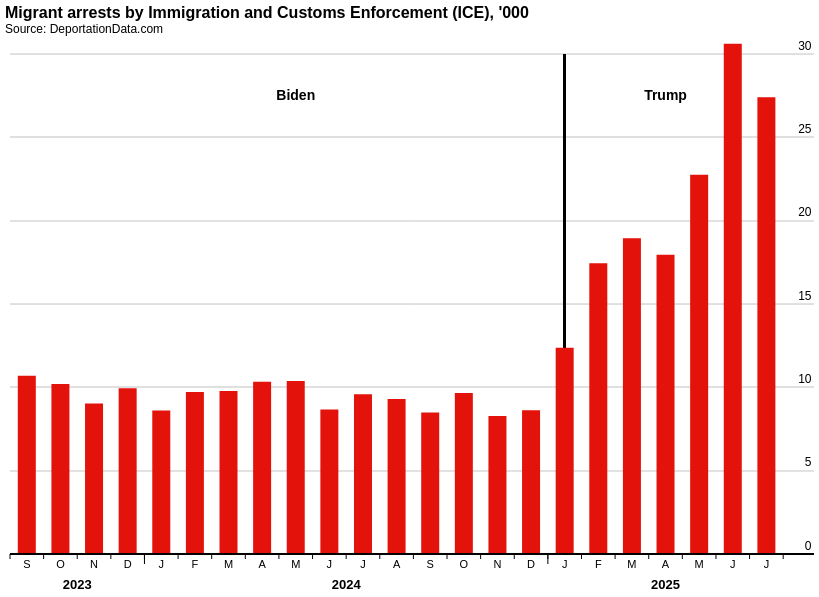

This figure's notebook cell:
### Code cell
# Create Vega-Lite specification matching the Economist-style chart
spec = {
    "$schema": "https://vega.github.io/schema/vega-lite/v6.json",
    "config": {
        "axis": {
            "labelFontSize": 12,
            "titleFontSize": 13,
            "labelFont": "Arial, sans-serif",
            "titleFont": "Arial, sans-serif",
            "domainColor": "black",
            "domainWidth": 1
        },
        "title": {
            "fontSize": 16,
            "fontWeight": "bold",
            "font": "Arial, sans-serif",
            "anchor": "start"
        },
        "view": {
            "stroke": "transparent"
        }
    },
    "width": 800,
    "height": 500,
    "title": {
        "text": "Migrant arrests by Immigration and Customs Enforcement (ICE), '000",
        "subtitle": "Source: DeportationData.com",
        "anchor": "start"
    },
    "data": {"values": chart_data.to_dict('records')},
    "layer": [
        {
            # Horizontal gridlines extending under labels - placed first so bars appear on top
            "mark": {
                "type": "rule",
                "strokeWidth": 1,
                "color": "#e0e0e0"
            },
            "encoding": {
                "y": {"datum": 5},
                "x": {"datum": -0.5},
                "x2": {"datum": 23.4}
            }
        },
        {
            "mark": {
                "type": "rule",
                "strokeWidth": 1,
                "color": "#e0e0e0"
            },
            "encoding": {
                "y": {"datum": 10},
                "x": {"datum": -0.5},
                "x2": {"datum": 23.4}
            }
        },
        {
            "mark": {
                "type": "rule",
                "strokeWidth": 1,
                "color": "#e0e0e0"
            },
            "encoding": {
                "y": {"datum": 15},
                "x": {"datum": -0.5},
                "x2": {"datum": 23.4}
            }
        },
        {
            "mark": {
                "type": "rule",
                "strokeWidth": 1,
                "color": "#e0e0e0"
            },
            "encoding": {
                "y": {"datum": 20},
                "x": {"datum": -0.5},
                "x2": {"datum": 23.4}
            }
        },
        {
            "mark": {
                "type": "rule",
                "strokeWidth": 1,
                "color": "#e0e0e0"
            },
            "encoding": {
                "y": {"datum": 25},
                "x": {"datum": -0.5},
                "x2": {"datum": 23.4}
            }
        },
        {
            "mark": {
                "type": "rule",
                "strokeWidth": 1,
                "color": "#e0e0e0"
            },
            "encoding": {
                "y": {"datum": 30},
                "x": {"datum": -0.5},
                "x2": {"datum": 23.4}
            }
        },
        {
            # Vertical separator line
            "mark": {
                "type": "rule",
                "strokeWidth": 2,
                "color": "black"
            },
            "encoding": {
                "x": {"datum": 16},
                "y": {"datum": 0},
                "y2": {"datum": 30}
            }
        },
        {
            "mark": {
                "type": "bar",
                "tooltip": True,
                "color": "#e3120b",
                "width": {"band": 0.9}
            },
            "encoding": {
                "x": {
                    "field": "x_pos",
                    "type": "quantitative",
                    "axis": {
                        "title": None,
                        "labels": False,
                        "ticks": False,
                        "grid": False,
                        "domain": True,
                        "domainColor": "black",
                        "domainWidth": 2,
                        "domainOpacity": 1
                    },
                    "scale": {"domain": [-0.5, 23], "nice": False}
                },
                "y": {
                    "field": "arrests_thousands",
                    "type": "quantitative",
                    "axis": {
                        "title": None,
                        "grid": False,
                        "labels": True,
                        "values": [0, 5, 10, 15, 20, 25, 30],
                        "domain": False,
                        "ticks": False,
                        "orient": "right",
                        "labelAlign": "right",
                        "labelBaseline": "middle",
                        "labelPadding": 6,
                        "labelOffset": -9
                    },
                    "scale": {"domain": [0, 30]}
                },
                "tooltip": [
                    {"field": "date", "type": "temporal", "title": "Month", "format": "%b %Y"},
                    {"field": "arrests_thousands", "type": "quantitative", "title": "Arrests (thousands)", "format": ".1f"}
                ]
            }
        },
        {
            # Horizontal axis line at y=0
            "mark": {
                "type": "rule",
                "strokeWidth": 1,
                "color": "black"
            },
            "encoding": {
                "y": {"datum": 0, "type": "quantitative"},
                "x": {"datum": -0.5, "type": "quantitative"},
                "x2": {"datum": 23.4}
            }
        },
        {
            # Short tick marks for regular month boundaries
            "data": {
                "values": [
                    {"x": -0.5}, {"x": 0.5}, {"x": 1.5}, {"x": 2.5}, {"x": 3.5}, 
                    {"x": 4.5}, {"x": 5.5}, {"x": 6.5}, {"x": 7.5}, {"x": 8.5}, 
                    {"x": 9.5}, {"x": 10.5}, {"x": 11.5}, {"x": 12.5}, {"x": 13.5}, 
                    {"x": 14.5}, {"x": 15.5}, {"x": 16.5}, {"x": 17.5}, {"x": 18.5}, 
                    {"x": 19.5}, {"x": 20.5}, {"x": 21.5}, {"x": 22.5}
                ]
            },
            "mark": {
                "type": "rule",
                "strokeWidth": 1,
                "color": "#000000"
            },
            "encoding": {
                "x": {"field": "x", "type": "quantitative", "axis": None},
                "y": {"datum": 0},
                "y2": {"datum": -0.30}
            }
        },
        {
            # Long tick marks for year boundaries (at x = 3.5 for 2023->2024, and x = 15.5 for 2024->2025)
            "data": {
                "values": [
                    {"x": 3.5},  # Between Dec 2023 and Jan 2024
                    {"x": 15.5}  # Between Dec 2024 and Jan 2025
                ]
            },
            "mark": {
                "type": "rule",
                "strokeWidth": 1,
                "color": "#000000"
            },
            "encoding": {
                "x": {"field": "x", "type": "quantitative", "axis": None},
                "y": {"datum": 0},
                "y2": {"datum": -0.60}
            }
        },
        {
            "mark": {
                "type": "text",
                "align": "center",
                "baseline": "top",
                "dy": 5,
                "fontSize": 11,
                "fontWeight": "normal"
            },
            "encoding": {
                "x": {"field": "x_pos", "type": "quantitative", "axis": None},
                "y": {"datum": 0},
                "text": {"field": "month_letter", "type": "nominal"}
            }
        },
        {
            "data": {
                "values": [
                    {"year": "2023", "x_pos": 1.5},
                    {"year": "2024", "x_pos": 9.5},
                    {"year": "2025", "x_pos": 19}
                ]
            },
            "mark": {
                "type": "text",
                "fontSize": 13,
                "fontWeight": "bold",
                "baseline": "top",
                "dy": 25
            },
            "encoding": {
                "x": {"field": "x_pos", "type": "quantitative", "axis": None},
                "y": {"datum": 0},
                "text": {"field": "year", "type": "nominal"}
            }
        },
        {
            "data": {
                "values": [
                    {"label": "Biden", "x_pos": 8},
                    {"label": "Trump", "x_pos": 19}
                ]
            },
            "mark": {
                "type": "text",
                "fontSize": 14,
                "fontWeight": "bold",
                "baseline": "middle"
            },
            "encoding": {
                "x": {"field": "x_pos", "type": "quantitative", "axis": None},
                "y": {"datum": 27.5},
                "text": {"field": "label", "type": "nominal"}
            }
        }
    ]
}

# Display the chart
alt.Chart.from_dict(spec)

### Figure 1 — Vega-Lite specification as saved in the notebook (floating-point values rounded to 4 significant figures)
{"config": {"view": {"continuousWidth": 300, "continuousHeight": 300, "stroke": "transparent"}, "axis": {"domainColor": "black", "domainWidth": 1, "labelFont": "Arial, sans-serif", "labelFontSize": 12, "titleFont": "Arial, sans-serif", "titleFontSize": 13}, "title": {"anchor": "start", "font": "Arial, sans-serif", "fontSize": 16, "fontWeight": "bold"}}, "layer": [{"mark": {"type": "rule", "color": "#e0e0e0", "strokeWidth": 1}, "encoding": {"x": {"datum": -0.5}, "x2": {"datum": 23.4}, "y": {"datum": 5}}}, {"mark": {"type": "rule", "color": "#e0e0e0", "strokeWidth": 1}, "encoding": {"x": {"datum": -0.5}, "x2": {"datum": 23.4}, "y": {"datum": 10}}}, {"mark": {"type": "rule", "color": "#e0e0e0", "strokeWidth": 1}, "encoding": {"x": {"datum": -0.5}, "x2": {"datum": 23.4}, "y": {"datum": 15}}}, {"mark": {"type": "rule", "color": "#e0e0e0", "strokeWidth": 1}, "encoding": {"x": {"datum": -0.5}, "x2": {"datum": 23.4}, "y": {"datum": 20}}}, {"mark": {"type": "rule", "color": "#e0e0e0", "strokeWidth": 1}, "encoding": {"x": {"datum": -0.5}, "x2": {"datum": 23.4}, "y": {"datum": 25}}}, {"mark": {"type": "rule", "color": "#e0e0e0", "strokeWidth": 1}, "encoding": {"x": {"datum": -0.5}, "x2": {"datum": 23.4}, "y": {"datum": 30}}}, {"mark": {"type": "rule", "color": "black", "strokeWidth": 2}, "encoding": {"x": {"datum": 16}, "y": {"datum": 0}, "y2": {"datum": 30}}}, {"mark": {"type": "bar", "color": "#e3120b", "tooltip": true, "width": {"band": 0.9}}, "encoding": {"tooltip": [{"field": "date", "format": "%b %Y", "title": "Month", "type": "temporal"}, {"field": "arrests_thousands", "format": ".1f", "title": "Arrests (thousands)", "type": "quantitative"}], "x": {"axis": {"domain": true, "domainColor": "black", "domainOpacity": 1, "domainWidth": 2, "grid": false, "labels": false, "ticks": false, "title": null}, "field": "x_pos", "scale": {"domain": [-0.5, 23], "nice": false}, "type": "quantitative"}, "y": {"axis": {"domain": false, "grid": false, "labelAlign": "right", "labelBaseline": "middle", "labelOffset": -9, "labelPadding": 6, "labels": true, "orient": "right", "ticks": false, "title": null, "values": [0, 5, 10, 15, 20, 25, 30]}, "field": "arrests_thousands", "scale": {"domain": [0, 30]}, "type": "quantitative"}}}, {"mark": {"type": "rule", "color": "black", "strokeWidth": 1}, "encoding": {"x": {"datum": -0.5, "type": "quantitative"}, "x2": {"datum": 23.4}, "y": {"datum": 0, "type": "quantitative"}}}, {"mark": {"type": "rule", "color": "#000000", "strokeWidth": 1}, "data": {"values": [{"x": -0.5}, {"x": 0.5}, {"x": 1.5}, {"x": 2.5}, {"x": 3.5}, {"x": 4.5}, {"x": 5.5}, {"x": 6.5}, {"x": 7.5}, {"x": 8.5}, {"x": 9.5}, {"x": 10.5}, {"x": 11.5}, {"x": 12.5}, {"x": 13.5}, {"x": 14.5}, {"x": 15.5}, {"x": 16.5}, {"x": 17.5}, {"x": 18.5}, {"x": 19.5}, {"x": 20.5}, {"x": 21.5}, {"x": 22.5}]}, "encoding": {"x": {"axis": null, "field": "x", "type": "quantitative"}, "y": {"datum": 0}, "y2": {"datum": -0.3}}}, {"mark": {"type": "rule", "color": "#000000", "strokeWidth": 1}, "data": {"values": [{"x": 3.5}, {"x": 15.5}]}, "encoding": {"x": {"axis": null, "field": "x", "type": "quantitative"}, "y": {"datum": 0}, "y2": {"datum": -0.6}}}, {"mark": {"type": "text", "align": "center", "baseline": "top", "dy": 5, "fontSize": 11, "fontWeight": "normal"}, "encoding": {"text": {"field": "month_letter", "type": "nominal"}, "x": {"axis": null, "field": "x_pos", "type": "quantitative"}, "y": {"datum": 0}}}, {"mark": {"type": "text", "baseline": "top", "dy": 25, "fontSize": 13, "fontWeight": "bold"}, "data": {"values": [{"year": "2023", "x_pos": 1.5}, {"year": "2024", "x_pos": 9.5}, {"year": "2025", "x_pos": 19}]}, "encoding": {"text": {"field": "year", "type": "nominal"}, "x": {"axis": null, "field": "x_pos", "type": "quantitative"}, "y": {"datum": 0}}}, {"mark": {"type": "text", "baseline": "middle", "fontSize": 14, "fontWeight": "bold"}, "data": {"values": [{"label": "Biden", "x_pos": 8}, {"label": "Trump", "x_pos": 19}]}, "encoding": {"text": {"field": "label", "type": "nominal"}, "x": {"axis": null, "field": "x_pos", "type": "quantitative"}, "y": {"datum": 27.5}}}], "data": {"name": "data-dcb7a33468c354e28589e43b1f6caa8c"}, "height": 500, "title": {"text": "Migrant arrests by Immigration and Customs Enforcement (ICE), '000", "anchor": "start", "subtitle": "Source: DeportationData.com"}, "width": 800, "$schema": "https://vega.github.io/schema/vega-lite/v6.json", "datasets": {"data-dcb7a33468c354e28589e43b1f6caa8c": [{"year_month": "2023-09-01T00:00:00", "arrests": 10698, "arrests_thousands": 10.7, "date": "2023-09-01T00:00:00", "year": 2023, "month_num": 9, "month_letter": "S", "admin": "Biden", "color": "#808080", "x_pos": 0}, {"year_month": "2023-10-01T00:00:00", "arrests": 10197, "arrests_thousands": 10.2, "date": "2023-10-01T00:00:00", "year": 2023, "month_num": 10, "month_letter": "O", "admin": "Biden", "color": "#808080", "x_pos": 1}, {"year_month": "2023-11-01T00:00:00", "arrests": 9025, "arrests_thousands": 9.025, "date": "2023-11-01T00:00:00", "year": 2023, "month_num": 11, "month_letter": "N", "admin": "Biden", "color": "#808080", "x_pos": 2}, {"year_month": "2023-12-01T00:00:00", "arrests": 9944, "arrests_thousands": 9.944, "date": "2023-12-01T00:00:00", "year": 2023, "month_num": 12, "month_letter": "D", "admin": "Biden", "color": "#808080", "x_pos": 3}, {"year_month": "2024-01-01T00:00:00", "arrests": 8612, "arrests_thousands": 8.612, "date": "2024-01-01T00:00:00", "year": 2024, "month_num": 1, "month_letter": "J", "admin": "Biden", "color": "#808080", "x_pos": 4}, {"year_month": "2024-02-01T00:00:00", "arrests": 9720, "arrests_thousands": 9.72, "date": "2024-02-01T00:00:00", "year": 2024, "month_num": 2, "month_letter": "F", "admin": "Biden", "color": "#808080", "x_pos": 5}, {"year_month": "2024-03-01T00:00:00", "arrests": 9775, "arrests_thousands": 9.775, "date": "2024-03-01T00:00:00", "year": 2024, "month_num": 3, "month_letter": "M", "admin": "Biden", "color": "#808080", "x_pos": 6}, {"year_month": "2024-04-01T00:00:00", "arrests": 10336, "arrests_thousands": 10.34, "date": "2024-04-01T00:00:00", "year": 2024, "month_num": 4, "month_letter": "A", "admin": "Biden", "color": "#808080", "x_pos": 7}, {"year_month": "2024-05-01T00:00:00", "arrests": 10377, "arrests_thousands": 10.38, "date": "2024-05-01T00:00:00", "year": 2024, "month_num": 5, "month_letter": "M", "admin": "Biden", "color": "#808080", "x_pos": 8}, {"year_month": "2024-06-01T00:00:00", "arrests": 8671, "arrests_thousands": 8.671, "date": "2024-06-01T00:00:00", "year": 2024, "month_num": 6, "month_letter": "J", "admin": "Biden", "color": "#808080", "x_pos": 9}, {"year_month": "2024-07-01T00:00:00", "arrests": 9589, "arrests_thousands": 9.589, "date": "2024-07-01T00:00:00", "year": 2024, "month_num": 7, "month_letter": "J", "admin": "Biden", "color": "#808080", "x_pos": 10}, {"year_month": "2024-08-01T00:00:00", "arrests": 9304, "arrests_thousands": 9.304, "date": "2024-08-01T00:00:00", "year": 2024, "month_num": 8, "month_letter": "A", "admin": "Biden", "color": "#808080", "x_pos": 11}, {"year_month": "2024-09-01T00:00:00", "arrests": 8493, "arrests_thousands": 8.493, "date": "2024-09-01T00:00:00", "year": 2024, "month_num": 9, "month_letter": "S", "admin": "Biden", "color": "#808080", "x_pos": 12}, {"year_month": "2024-10-01T00:00:00", "arrests": 9655, "arrests_thousands": 9.655, "date": "2024-10-01T00:00:00", "year": 2024, "month_num": 10, "month_letter": "O", "admin": "Biden", "color": "#808080", "x_pos": 13}, {"year_month": "2024-11-01T00:00:00", "arrests": 8287, "arrests_thousands": 8.287, "date": "2024-11-01T00:00:00", "year": 2024, "month_num": 11, "month_letter": "N", "admin": "Biden", "color": "#808080", "x_pos": 14}, {"year_month": "2024-12-01T00:00:00", "arrests": 8627, "arrests_thousands": 8.627, "date": "2024-12-01T00:00:00", "year": 2024, "month_num": 12, "month_letter": "D", "admin": "Biden", "color": "#808080", "x_pos": 15}, {"year_month": "2025-01-01T00:00:00", "arrests": 12380, "arrests_thousands": 12.38, "date": "2025-01-01T00:00:00", "year": 2025, "month_num": 1, "month_letter": "J", "admin": "Trump", "color": "#d62728", "x_pos": 16}, {"year_month": "2025-02-01T00:00:00", "arrests": 17452, "arrests_thousands": 17.45, "date": "2025-02-01T00:00:00", "year": 2025, "month_num": 2, "month_letter": "F", "admin": "Trump", "color": "#d62728", "x_pos": 17}, {"year_month": "2025-03-01T00:00:00", "arrests": 18952, "arrests_thousands": 18.95, "date": "2025-03-01T00:00:00", "year": 2025, "month_num": 3, "month_letter": "M", "admin": "Trump", "color": "#d62728", "x_pos": 18}, {"year_month": "2025-04-01T00:00:00", "arrests": 17954, "arrests_thousands": 17.95, "date": "2025-04-01T00:00:00", "year": 2025, "month_num": 4, "month_letter": "A", "admin": "Trump", "color": "#d62728", "x_pos": 19}, {"year_month": "2025-05-01T00:00:00", "arrests": 22749, "arrests_thousands": 22.75, "date": "2025-05-01T00:00:00", "year": 2025, "month_num": 5, "month_letter": "M", "admin": "Trump", "color": "#d62728", "x_pos": 20}, {"year_month": "2025-06-01T00:00:00", "arrests": 30617, "arrests_thousands": 30.62, "date": "2025-06-01T00:00:00", "year": 2025, "month_num": 6, "month_letter": "J", "admin": "Trump", "color": "#d62728", "x_pos": 21}, {"year_month": "2025-07-01T00:00:00", "arrests": 27412, "arrests_thousands": 27.41, "date": "2025-07-01T00:00:00", "year": 2025, "month_num": 7, "month_letter": "J", "admin": "Trump", "color": "#d62728", "x_pos": 22}]}}
